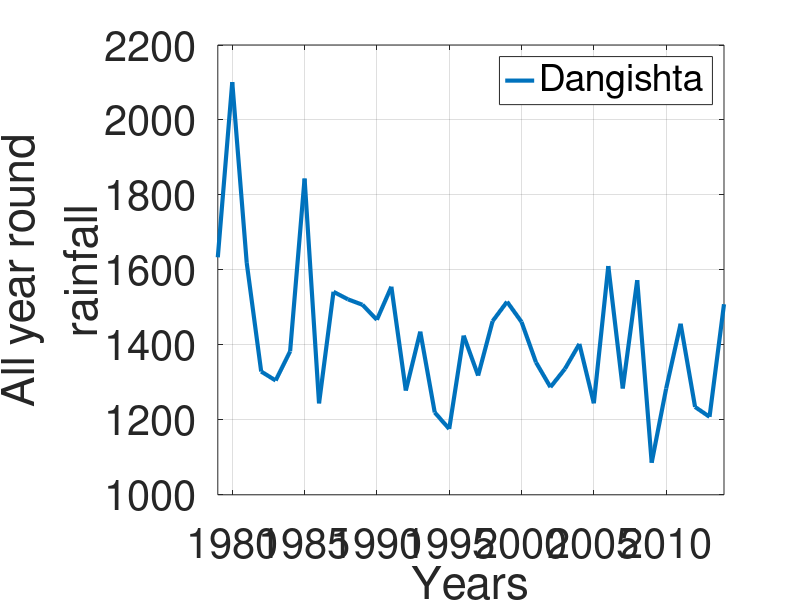
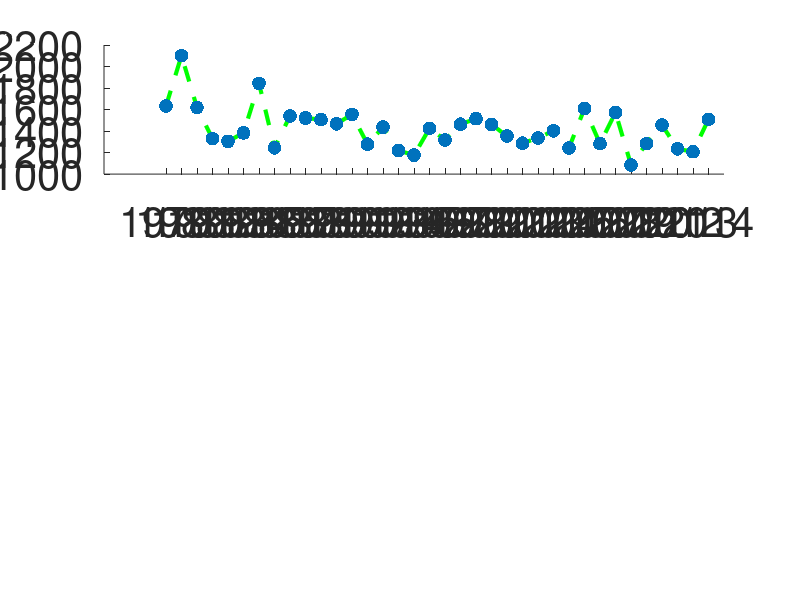

Write the MATLAB code that produced these figures, in order. (Note: this script raises an error after producing the figures.)
% cmp data
clear;clc;close all;

load mj_data
% column 1: year
% column 2-4: maize yield for no,high,low fertilizer
% column 5-8 for sr, tmax,tmin,rainfall

all_data(:,:,1) = dg;
all_data(:,:,2) = kd;
all_data(:,:,3) = reem;
all_data(:,:,4) = gt;

yr = squeeze(dg(:,1));
%----------------------------------------------------------------
%solar     ivar = 1
%TMAX      ivar = 2
%TMIN      ivar = 3
%rainfall  ivar = 4
name_var = {'sr','tmax','tmin','rainfall'}
ivar = 4;

%no fertilizer       icase = 1
%high fertilizer     icase = 2
%low fertilizer      icase = 3
ft_case = {'no FT','high FT','low FT'}
icase = 2;

% stn = {'Dangishta','Kudmi','Reem','Gaita'};
istn = 1;

% number of analogs
NUM_ANA = 10;
ith_ana = 5;

%-------------------------------------------------------------------

tgt_var = squeeze(all_data(:,ivar+4,istn));
stn = {'Dangishta','Kudmi','Reem','Gaita'};

scrsz = get(0,'ScreenSize');
figure('Position',[1 scrsz(4)/2 scrsz(3) scrsz(4)*9/10])
plot(yr,squeeze(tgt_var),'linewidth',3)
%legend(stn,'fontsize',30)
set(gca,'fontsize',30)
set(gcf,'color','w')
xlim([yr(1) yr(end)])
grid on
%ylabel(['MJJASO total rainfall(mm)']);
ylabel(['All year round' name_var(ivar)]);
xlabel('Years')
legend(stn)

%stop
close all


% find analogue years
YR_G = yr;

for m = 1:length(yr)
    x = tgt_var(m);
    y = tgt_var;
    D = abs(x - y);
    [c d] = sort(D);
    ANA(m,:) = d(2:2+NUM_ANA-1) + YR_G(1)-1;
end

ANA_BK = ANA;

scrsz = get(0,'ScreenSize');
addpath('PACKAGE_DOF')
figure('Position',[1 scrsz(4)/2 scrsz(3) scrsz(4)*9/10])
subplot(3,1,1)
hold on
plot(yr,squeeze(tgt_var),'--g','linewidth',3)
hold on
scatter(yr,squeeze(tgt_var),100,'filled','b')
%legend(stn,'fontsize',30)
set(gca,'fontsize',30)
set(gcf,'color','w')
set(gca,'xtick',yr)
rotateXLabels( gca(), 45 )
xlim([yr(1) yr(end)])
grid on
ylabel(['All year round' name_var(ivar)]);
xlabel('Years')
legend(stn(istn))
subplot(3,1,2)
hold on
temp = squeeze(tgt_var)-tgt_var(1);
plot(yr,squeeze(tgt_var)-tgt_var(1),'k','linewidth',3)
%legend(stn,'fontsize',30)
set(gca,'fontsize',30)
set(gcf,'color','w')
xlim([yr(1) yr(end)])
grid on
ylabel([name_var(ivar) 'YEARS - 1979']);
xlabel('Years')
legend('Target Year: 1979')
for iana = 1:NUM_ANA
    scatter(squeeze(ANA_BK(1,iana)),temp(squeeze(ANA_BK(1,iana))-1979+1),200,'filled','r')
    h = text(squeeze(ANA_BK(1,iana))-0.5,temp(squeeze(ANA_BK(1,iana))-1979+1),['ANA' num2str(iana)])
    set(h,'color','b')
    set(h,'fontsize',20)
end

set(gca,'xtick',yr)
rotateXLabels( gca(), 45 )

subplot(3,1,3)
plot(yr,squeeze(tgt_var),'--g','linewidth',3)
hold on
clear x1 x2
for iyr = 1:length(yr)
    x1(iyr) = min(tgt_var(ANA_BK(iyr,:)-1979+1));
    x2(iyr) = max(tgt_var(ANA_BK(iyr,:)-1979+1));
    xx(:,iyr) = squeeze(tgt_var(ANA_BK(iyr,:)-1979+1));
end

X = [YR_G(:)' fliplr(YR_G(:)')];
Y = [x1(:)' fliplr(x2(:)')];
fill(X,Y,'r')
plot(yr,squeeze(tgt_var),'--g','linewidth',3)
scatter(yr,squeeze(tgt_var),100,'filled','b')
set(gca,'fontsize',30)
set(gcf,'color','w')
set(gca,'xtick',yr)
rotateXLabels( gca(), 45 )
xlim([yr(1) yr(end)])
grid on
%ylabel(['Spread of Analog']);
xlabel('Years')
ylabel(['All year round' name_var(ivar)]);


figure('Position',[1 scrsz(4)/2 scrsz(3) scrsz(4)*9/10])
MEAN = mean(xx);
subplot(1,2,1)
scatter(tgt_var,MEAN,100,'filled')
temp = corrcoef(tgt_var,MEAN');
STD = std(tgt_var);
MEANc = mean(tgt_var);
hold on
plot([MEANc+STD MEANc+STD],[max(MEAN) min(MEAN)],'--r','linewidth',3)
plot([MEANc-STD MEANc-STD],[max(MEAN) min(MEAN)],'--r','linewidth',3)
plot([MEANc MEANc],[max(MEAN) min(MEAN)],'r','linewidth',3)
set(gca,'fontsize',30)
set(gcf,'color','w')
axis('square')
xlabel(['Target' name_var(ivar)])
ylabel(['Analog mean' name_var(ivar)])
title(sprintf('R=%2.2f',temp(1,2)),'fontsize',40)
grid on
subplot(1,2,2)

hold on
scatter(tgt_var,MEAN'-tgt_var,100,'filled')
MEAN = MEAN'-tgt_var;
axis('equal')
set(gca,'fontsize',30)
xlabel(['Target' name_var(ivar)])
ylabel(['Analog mean - Target' name_var(ivar)])
plot([MEANc+STD MEANc+STD],[max(MEAN) min(MEAN)],'--r','linewidth',3)
plot([MEANc-STD MEANc-STD],[max(MEAN) min(MEAN)],'--r','linewidth',3)
plot([MEANc MEANc],[max(MEAN) min(MEAN)],'r','linewidth',3)
set(gcf,'color','w')
grid on



figure('Position',[1 scrsz(4)/2 scrsz(3) scrsz(4)*9/10])
ANA = ANA_BK;
for m = 1:NUM_ANA
    hold on
    scatter(YR_G,ANA(:,m),(NUM_ANA-m+1)*100,'filled','r')
    tmp1 = squeeze(all_data(squeeze(ANA(:,m)-1978),icase+1,istn));
    tmp2 = squeeze(all_data(:,icase+1,istn));
    corrcoef(tmp1,tmp2)
end
grid on
set(gca,'fontsize',10)
set(gcf,'color','w')
%legend('Gauge','NMA','CHIRPS','PECMWF','PGPCC')
set(gca,'xtick',1979:2014)
set(gca,'ytick',1979:2014)
xlim([1979 2014])
ylim([1979 2014])
set(gcf,'color','w')
axis('square')
set(gca,'fontsize',30)
rotateXLabels( gca(), 90)
xlabel('Target years')
ylabel('Analogue years')
set(gcf,'paperpositionmode','auto')


tmp2 = squeeze(all_data(:,icase+1,istn));
for m = 1:NUM_ANA
    tmp1 = squeeze(all_data(squeeze(ANA(:,m)-1978),icase+1,istn));
    temp = corrcoef(tmp1,tmp2);
    RR(m) = temp(1,2);
    if m == ith_ana
        figure('Position',[1 scrsz(4)/2 scrsz(3) scrsz(4)*9/10])
        hold on
        scatter(tmp2,tmp1,100,'filled','k')
        P = polyfit(tmp2,tmp1,1);
        title(sprintf('R=%2.2f',RR(m)),'fontsize',30)
        xx = [min(tmp2) max(tmp2)]
        plot(xx,polyval(P,xx),'r','linewidth',3)
        set(gca,'fontsize',30)
        set(gcf,'color','w')
        set(gcf,'paperpositionmode','auto')
        axis('equal')
    end
    
end

tmp1 = 0;
for m = 1:NUM_ANA
    m
    tmp1 = tmp1+squeeze(all_data(squeeze(ANA(:,m)-1978),icase+1,istn));
    temp = corrcoef(tmp1,tmp2);
    RRR(m) = temp(1,2);
end






figure('Position',[1 scrsz(4)/2 scrsz(3) scrsz(4)*9/10])
plot(RR,'r')
hold on
plot(RRR,'k')
set(gca,'fontsize',20)
set(gcf,'color','w')
legend('Single member','Ensemble mean')
xlabel('Number of analog')
ylabel('Correlation skill')
xlim([1 NUM_ANA])
set(gca,'xtick',1:NUM_ANA)
grid on
set(gcf,'color','w')
title([stn(istn) name_var(ivar) ft_case(icase)])
% pause
% close all

